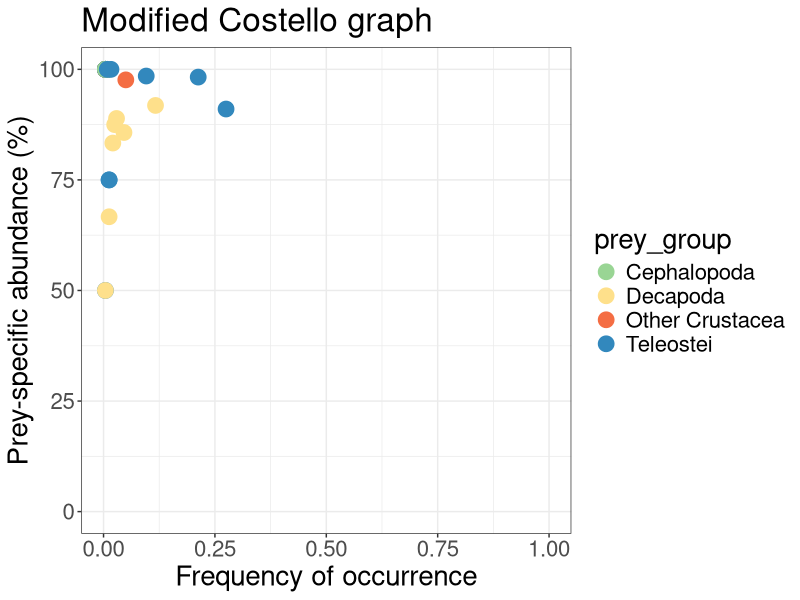

Reproduce this figure in R.
#This script plots modified Costello graphs for species diet data

# LOAD LIBRARIES AND SET PARAMETERS

library(gdata)
library(dplyr)
library(ggplot2)

# Set .png file parameters
resolution <- 800
h <- 15
w <- 20
units <- "cm"

# IMPORT DATA

data <-read.csv("data.csv")

#Produce a data frame with unique prey taxa and their groups
taxonomy <- select(data, prey, prey_group)
taxonomy <- distinct(taxonomy)
taxonomy <- trim(taxonomy)

# CALCULATE %F AND Pi

#%F
full <- length(unique(data$stomach_id))
F_df <- as.data.frame(table(data['prey']))
F_df$F_pc <- F_df$Freq / full # F in proportion units

res <- data.frame(prey = c(),
                  Pi = c())

preys <- unique(data$prey)

for(i in preys){
  
  #%N
  data_i <- data[data$prey == i,] # subset full_df for prey i
  sum_i <- sum(data_i$numbers) # total N of prey i in all stomachs where there is prey i
  
  stomachs_i <- unique(data_i$stomach_id) # which stomachs have prey i
  
  full_df_i <- data[data$stomach_id %in% stomachs_i,] # subset full_df for stomachs that have prey i
  sum_stomachs_i <- sum(full_df_i$numbers) # total N of all prey in all stomachs where there is prey i
  
  Pi <- sum_i/sum_stomachs_i
  Pi <- Pi * 100
  
  res_i <- data.frame(prey = i,
                    Pi = Pi)
  
  res <- rbind(res, res_i)
  
}

costello_mod <- merge(F_df, res, by = "prey")
costello_mod <- costello_mod[,c(1, 3, 4)]
costello_mod <- merge(costello_mod, taxonomy, by = "prey", all.x = T)

# PRODUCE AND EXPORT THE GRAPH

png(
  "mod_Costello.png",
  height = h,
  width = w,
  units = units,
  res = resolution
)
ggplot(costello_mod, aes(F_pc, Pi, colour = prey_group)) + 
  geom_point(size = 5) +
  # geom_text(
  #   label=costello_mod$prey, 
  #   nudge_x = 0.01, nudge_y = -2, 
  #   check_overlap = F) +
  ggtitle("Modified Costello graph") +
  xlab("Frequency of occurrence") + 
  ylab("Prey-specific abundance (%)") +
  xlim(0, 1) +
  ylim(0, 100) +
  theme_bw() +
  theme(text = element_text(size = 20)) +
  scale_color_manual(values = c("Cephalopoda" = "#99D594",
                                "Decapoda" ="#FEE08B",
                                "Other Crustacea"="#F46D43",
                                "Teleostei" = "#3288BD")) 
dev.off()
